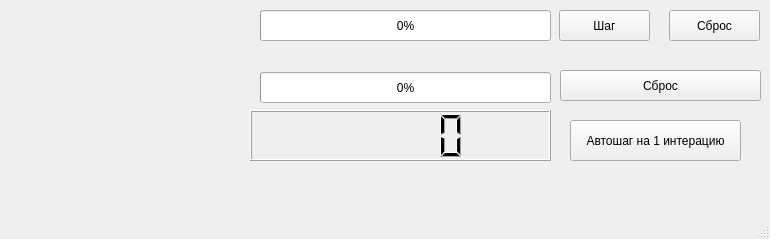
<?xml version="1.0" encoding="UTF-8"?>
<ui version="4.0">
 <class>MainWindow</class>
 <widget class="QMainWindow" name="MainWindow">
  <property name="geometry">
   <rect>
    <x>0</x>
    <y>0</y>
    <width>770</width>
    <height>239</height>
   </rect>
  </property>
  <property name="windowTitle">
   <string>Индикатор прогресса</string>
  </property>
  <widget class="QWidget" name="centralwidget">
   <widget class="QLabel" name="lbName">
    <property name="geometry">
     <rect>
      <x>0</x>
      <y>0</y>
      <width>251</width>
      <height>181</height>
     </rect>
    </property>
    <property name="text">
     <string/>
    </property>
   </widget>
   <widget class="QProgressBar" name="pB_Second">
    <property name="geometry">
     <rect>
      <x>260</x>
      <y>10</y>
      <width>291</width>
      <height>31</height>
     </rect>
    </property>
    <property name="maximum">
     <number>10</number>
    </property>
    <property name="value">
     <number>0</number>
    </property>
   </widget>
   <widget class="QLCDNumber" name="lcdInc">
    <property name="geometry">
     <rect>
      <x>250</x>
      <y>110</y>
      <width>301</width>
      <height>51</height>
     </rect>
    </property>
    <property name="font">
     <font>
      <pointsize>12</pointsize>
     </font>
    </property>
    <property name="smallDecimalPoint">
     <bool>false</bool>
    </property>
    <property name="intValue" stdset="0">
     <number>0</number>
    </property>
   </widget>
   <widget class="QProgressBar" name="pb_First">
    <property name="geometry">
     <rect>
      <x>260</x>
      <y>72</y>
      <width>291</width>
      <height>31</height>
     </rect>
    </property>
    <property name="maximum">
     <number>10</number>
    </property>
    <property name="value">
     <number>0</number>
    </property>
   </widget>
   <widget class="QPushButton" name="btStep">
    <property name="geometry">
     <rect>
      <x>559</x>
      <y>10</y>
      <width>91</width>
      <height>31</height>
     </rect>
    </property>
    <property name="text">
     <string>Шаг</string>
    </property>
   </widget>
   <widget class="QPushButton" name="btResetSecond">
    <property name="geometry">
     <rect>
      <x>669</x>
      <y>10</y>
      <width>91</width>
      <height>31</height>
     </rect>
    </property>
    <property name="text">
     <string>Сброс</string>
    </property>
   </widget>
   <widget class="QPushButton" name="btResetFirst">
    <property name="geometry">
     <rect>
      <x>560</x>
      <y>70</y>
      <width>201</width>
      <height>31</height>
     </rect>
    </property>
    <property name="text">
     <string>Сброс</string>
    </property>
   </widget>
   <widget class="QPushButton" name="bt_Auto">
    <property name="geometry">
     <rect>
      <x>570</x>
      <y>120</y>
      <width>171</width>
      <height>41</height>
     </rect>
    </property>
    <property name="text">
     <string>Автошаг на 1 интерацию</string>
    </property>
   </widget>
  </widget>
  <widget class="QMenuBar" name="menubar">
   <property name="geometry">
    <rect>
     <x>0</x>
     <y>0</y>
     <width>770</width>
     <height>20</height>
    </rect>
   </property>
  </widget>
  <widget class="QStatusBar" name="statusbar"/>
 </widget>
 <resources/>
 <connections/>
</ui>
